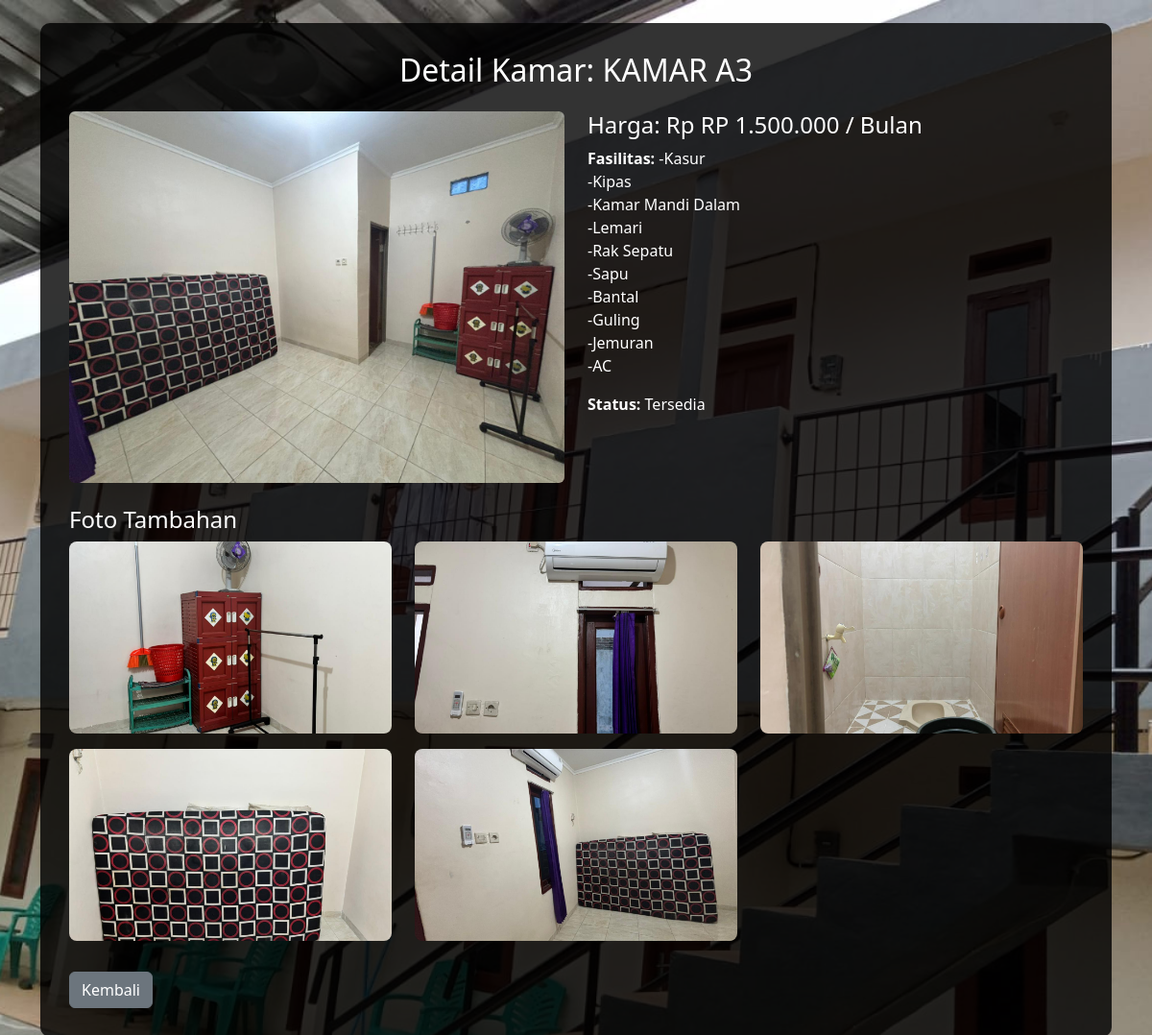
Page /admin/detail_kamar.php?ID=3 on the committed database.
### tables this page shows
CREATE TABLE `kamar` (
  `ID` int(11) NOT NULL,
  `Nama_Kamar` varchar(50) NOT NULL,
  `Harga` varchar(25) NOT NULL,
  `Gambar_Kamar` varchar(250) NOT NULL,
  `Fasilitas` varchar(500) NOT NULL,
  `Status` varchar(25) NOT NULL
);

CREATE TABLE `kamar_detail` (
  `ID` int(11) NOT NULL,
  `ID_Kamar` int(11) DEFAULT NULL,
  `Gambar_Detail` varchar(255) DEFAULT NULL
);

### admin/detail_kamar.php (the view, shortened to what this page needs)
<?php
include("../inc/inc_koneksi.php");
$id_kamar = intval($_GET['ID']);
$sql_kamar = "SELECT * FROM kamar WHERE ID = $id_kamar";
$q_kamar = mysqli_query($koneksi, $sql_kamar);
$kamar = mysqli_fetch_assoc($q_kamar);
$sql_detail = "SELECT * FROM kamar_detail WHERE ID_Kamar = $id_kamar";
$q_detail = mysqli_query($koneksi, $sql_detail);
?>
<!DOCTYPE html>
<html lang="id">
<head>
    <link href="https://cdn.jsdelivr.net/npm/bootstrap@5.3.3/dist/css/bootstrap.min.css" rel="stylesheet">
</head>
<body>
    <div class="container mt-4">
        <div class="overlay">
            <h2 class="mb-4 text-center">
                Detail Kamar: <?php echo strtoupper(htmlspecialchars($kamar['Nama_Kamar'])); ?>
            </h2>
            <div class="row mb-4">
                <div class="col-md-6">
                    <img src="../gambar/<?php echo htmlspecialchars($kamar['Gambar_Kamar']); ?>"
                        class="img-fluid rounded" alt="Gambar Kamar">
                </div>
                <div class="col-md-6">
                    <h4>Harga: Rp <?php echo htmlspecialchars($kamar['Harga']); ?></h4>
                    <p><strong>Fasilitas:</strong> <?php echo nl2br(htmlspecialchars($kamar['Fasilitas'])); ?></p>
                    <p><strong>Status:</strong> <?php echo htmlspecialchars($kamar['Status']); ?></p>
                </div>
            </div>
            <h4 class="mt-4">Foto Tambahan</h4>
            <div class="row">
                <?php
                if (mysqli_num_rows($q_detail) > 0) {
                    while ($detail = mysqli_fetch_assoc($q_detail)) { ?>
                <div class="col-md-4 mb-3">
                    <img src="../gambar/gambar_detail/<?php echo htmlspecialchars($detail['Gambar_Detail']); ?>"
                        class="img-detail" alt="Gambar Detail Kamar">
                </div>
                <?php }
                } else {
                    echo "<p class='text-center'>Tidak ada foto tambahan untuk kamar ini.</p>";
                }
                ?>
            </div>
            <a href="tes.php" class="btn btn-secondary mt-3">Kembali</a>
        </div>
    </div>
</body>
</html>

### admin/detail_kamar.php (style rules this page uses)
body { background: url('../gambar/kos.jpeg') no-repeat center center fixed; background-size: cover; color: white; }
.overlay { background-color: rgba(0, 0, 0, 0.8); border-radius: 10px; padding: 30px; }
.img-detail { width: 100%; height: 200px; object-fit: cover; border-radius: 8px; }

### rows in the picture
kamar: Nama_Kamar "KAMAR A3", Gambar_Kamar (picture), Harga "RP 1.500.000 / Bulan", Fasilitas "-Kasur -Kipas -Kamar Mandi Dalam -Lemari -Rak Sepatu -Sapu -Bantal -Guling -Jemuran -AC", Status "Tersedia"
kamar_detail: Gambar_Detail (picture)
kamar_detail: Gambar_Detail (picture)
kamar_detail: Gambar_Detail (picture)
kamar_detail: Gambar_Detail (picture)
kamar_detail: Gambar_Detail (picture)
